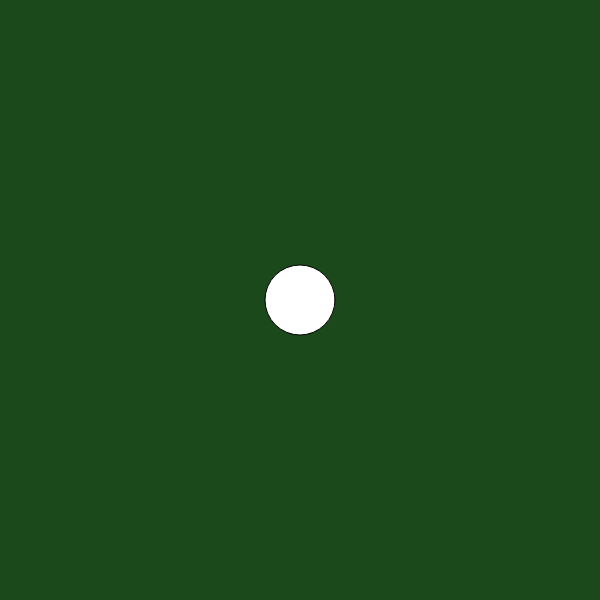
Frame 1 (no input)
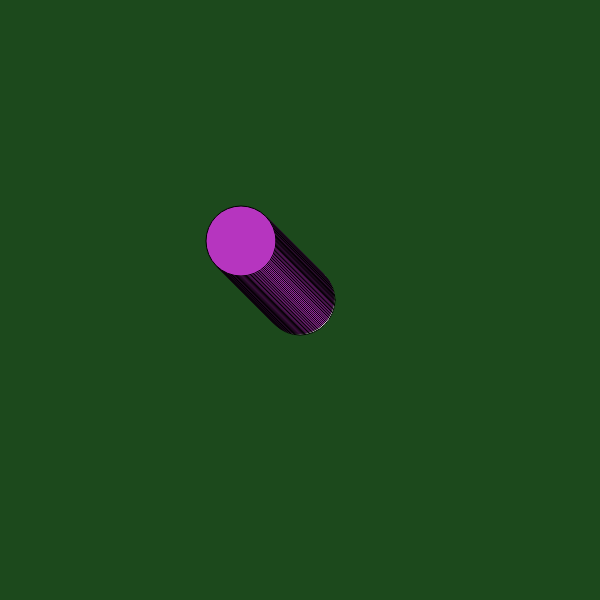
Frame 60 (no input)
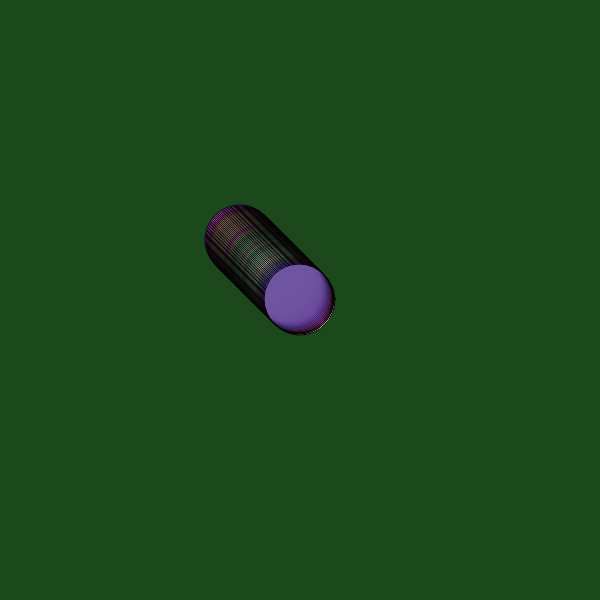
Frame 120 (the mouse pressed at the canvas centre since frame 60)

The p5.js sketch that drew these frames (run headless with seeded random() and noise() and a simulated clock; from frame 60 on, the mouse is pressed at the canvas centre):

// p5.js sketch
// ── sketch.js
let cor;
let horizontal;
let vertical;

function setup() {
  createCanvas(600, 600);
  background("rgb(28,73,28)");
  cor = color(random(0,255),random(0,255),random(0,255));
  horizontal = 300;
  vertical = 300;
}

function draw() {
 circle(horizontal,vertical,70); 
  fill(cor);
  
  if(mouseX > horizontal){
    horizontal++
  }
  
  if(mouseX < horizontal){
    horizontal--
  }
  
  if(mouseY < vertical){
    vertical--
  }  
  
   if(mouseY > vertical){
    vertical++
  }  
    if (mouseIsPressed){
      cor = color(random(0,255),random(0,255),random(0,255),random(0,100));
    }
}
